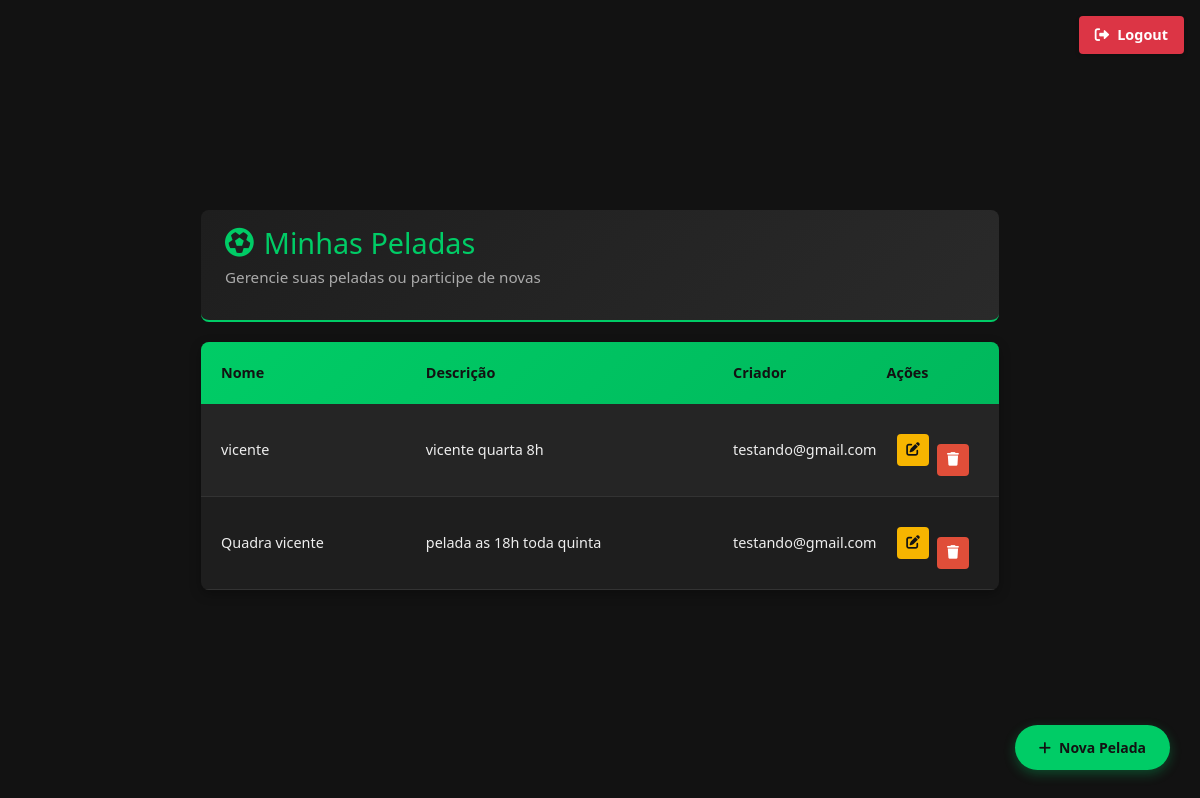
The page /gerencia/ (signed in) on the database its author committed.
### pelada/models.py (models this page shows)
class Pelada(models.Model):
    nome = models.CharField(max_length=100)
    criador = models.ForeignKey(User, on_delete=models.CASCADE, related_name='peladas_criadas')
    descricao = models.CharField(max_length=500, blank=True, null=True)
    created_at = models.DateTimeField(auto_now_add=True)

### pelada/views.py (the view)
# urls.py: path('', views.gerenciador, name='gerenciador'),
@login_required
def gerenciador(request):
    pelada_usecase = pelada_factory()
    peladas = pelada_usecase.listar_peladas(request.user.id)
    return render(request, 'pelada/gerenciador.html', {'peladas': peladas})

### pelada/repository/pelada_repository.py (called while the page is built)
    def get_all_peladas(request, user_id) -> List[Pelada]:
        return list(Pelada.objects.filter(criador_id=user_id))

### pelada/service/pelada_service.py (called while the page is built)
    def listar_peladas(self, user_id: int) -> List[Pelada]:
        response = self.pelada_repository.get_all_peladas(user_id)
        return response

### pelada/views.py (called while the page is built)
def pelada_factory():
    pelada_repo = PeladaRepository()
    pelada_service = PeladaService(pelada_repo)
    return pelada_service

### pelada/templates/pelada/gerenciador.html (shortened to what this page needs)
{% extends 'base.html' %}
{% load static %}
{% block content %}
<div class="peladas-container">
    <div class="header-section">
        <h1 class="header-title">
            <i class="fas fa-futbol"></i>
            Minhas Peladas
        </h1>
        <p class="header-subtitle">Gerencie suas peladas ou participe de novas</p>
    </div>
    <div class="sheet-container">
        <div class="sheet-header">
            <div class="sheet-cell">Nome</div>
            <div class="sheet-cell">Descrição</div>
            <div class="sheet-cell">Criador</div>
            <div class="sheet-cell">Ações</div>
        </div>
        {% if peladas %}
            {% for pelada in peladas %}
            <div class="sheet-row">
                <div class="sheet-cell" title="{{ pelada.nome }}">{{ pelada.nome }}</div>
                <div class="sheet-cell" title="{{ pelada.descricao|default:'Sem descrição' }}">
                    {{ pelada.descricao|default:"-"|truncatechars:40 }}
                </div>
                <div class="sheet-cell">{{ pelada.criador.username }}</div>
                <div class="sheet-cell">
                    <div class="sheet-actions">
                        <a href="{% url 'editar_pelada' pelada.id %}" class="sheet-btn edit-btn" title="Editar">
                            <i class="fas fa-edit"></i>
                        </a>
                        <form method="post" action="{% url 'excluir_pelada' pelada.id %}" style="display: inline;">
                            <button type="submit" class="sheet-btn delete-btn" title="Excluir" onclick="return confirm('Tem certeza que deseja excluir esta pelada?')">
                                <i class="fas fa-trash"></i>
                            </button>
                        </form>
                    </div>
                </div>
            </div>
            {% endfor %}
        {% else %}
            <div class="empty-message">
                <i class="fas fa-futbol" style="font-size: 2rem; margin-bottom: 15px;"></i>
                <p>Você ainda não participa ou criou nenhuma pelada.</p>
            </div>
        {% endif %}
    </div>
    <a href="{% url 'cadastra_pelada' %}" class="floating-btn">
        <i class="fas fa-plus"></i> Nova Pelada
    </a>
</div>
{% endblock %}

### usuarios/static/css/login.css (style rules this page uses)
body { font-family: 'Roboto', sans-serif; background: linear-gradient(135deg, #1d6431, #4CAF50); color: #fff; margin: 0; padding: 0; height: 100vh; display: flex; justify-content: center; align-items: center; overflow: hidden; }
p { color: #4CAF50; }

### usuarios/static/css/cadastro.css (style rules this page uses)
body { background-color: linear-gradient(135deg, #1d6431, #4CAF50); font-family: 'Roboto', sans-serif; color: #333; margin: 0; padding: 0; }
button { width: 100%; padding: 14px; background: linear-gradient(135deg, #1d6431, #4CAF50); border: none; border-radius: 8px; color: #fff; font-size: 18px; cursor: pointer; transition: background 0.3s ease; margin-top: 20px; }
a { color: #4b9f4d; font-size: 14px; text-decoration: none; font-weight: 600; display: block; text-align: center; }

### usuarios/static/css/pagina_principal.css (style rules this page uses)
body { background-color: #f8f9fa; font-family: 'Arial', sans-serif; }
h1 { color: #FFD700; }

### pelada/templates/pelada/gerenciador.html (style rules this page uses)
body { background: #121212; color: #eee; font-family: 'Segoe UI', Tahoma, Geneva, Verdana, sans-serif; }
.peladas-container { max-width: 1200px; margin: 0 auto; padding: 20px; }
.header-section { margin-bottom: 20px; background: linear-gradient(135deg, #1e1e1e 0%, #2a2a2a 100%); padding: 1rem 1.5rem; border-radius: 8px; border-bottom: 2px solid #00cc66; }
.header-title { color: #00cc66; font-size: 1.8rem; margin: 0; display: flex; align-items: center; gap: 10px; }
.header-subtitle { color: #aaa; margin-top: 5px; font-size: 0.95rem; }
.sheet-container { background: #1e1e1e; border-radius: 8px; overflow: hidden; box-shadow: 0 4px 12px rgba(0, 0, 0, 0.3); }
.sheet-header { display: grid; grid-template-columns: 2fr 3fr 1.5fr 1fr; background: linear-gradient(135deg, #00cc66 0%, #00b85c 100%); color: #121212; font-weight: bold; padding: 12px 15px; font-size: 0.95rem; }
.sheet-row { display: grid; grid-template-columns: 2fr 3fr 1.5fr 1fr; padding: 12px 15px; border-bottom: 1px solid #333; align-items: center; transition: background-color 0.2s ease; }
.sheet-row:nth-child(even) { background: #252525; }
.sheet-cell { padding: 8px 5px; white-space: nowrap; overflow: hidden; text-overflow: ellipsis; font-size: 0.9rem; }
.sheet-actions { display: flex; gap: 8px; justify-content: flex-end; align-items: center; height: 100%; }
.sheet-btn { padding: 6px; border-radius: 4px; font-size: 0.85rem; cursor: pointer; border: none; display: flex; align-items: center; justify-content: center; width: 32px; height: 32px; transition: all 0.2s ease; text-decoration: none; }
.edit-btn { background: #f7b500; color: #121212; }
.delete-btn { background: #e04e39; color: white; padding: 0; display: inline-flex; }
.sheet-cell:last-child { padding-right: 15px; }
form { margin: 0; padding: 0; display: inline; }
.floating-btn { position: fixed; bottom: 30px; right: 30px; background: #00cc66; color: #121212; padding: 12px 24px; border-radius: 30px; font-weight: bold; text-decoration: none; display: flex; align-items: center; gap: 8px; box-shadow: 0 4px 12px rgba(0, 204, 102, 0.3); transition: all 0.3s ease; }

### rows shown on the page
Pelada: nome "vicente", descricao "vicente quarta 8h", criador.username "testando@gmail.com"
Pelada: nome "Quadra vicente", descricao "pelada as 18h toda quinta", criador.username "testando@gmail.com"
